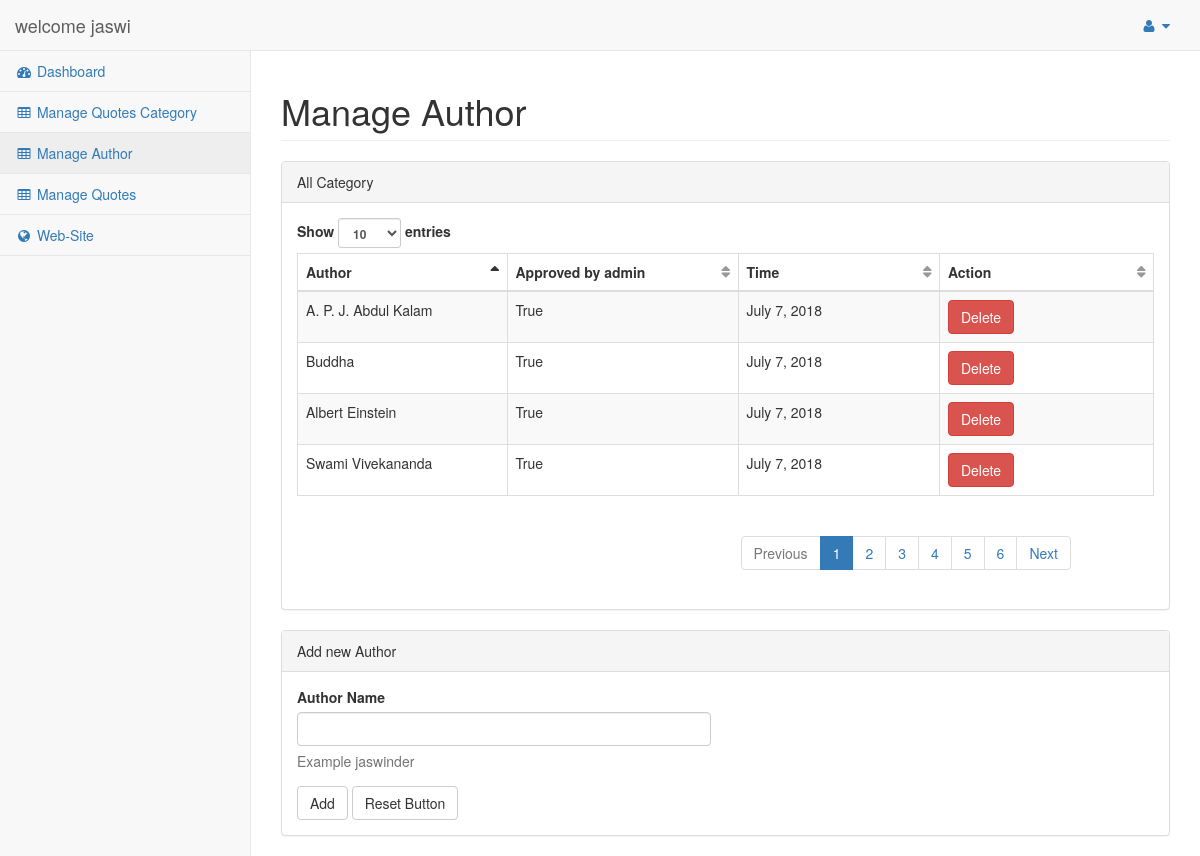
The app's page /user/author/ (signed in) with its own data.
### quotes/models.py (models this page shows)
class author(models.Model):
	name = models.CharField(max_length=30)
	user = models.ForeignKey(settings.AUTH_USER_MODEL, on_delete=models.CASCADE,default=1)
	submitedon = models.DateField(default=datetime.date.today)
	isapproved = models.BooleanField(default=False)
	isdeleted = models.BooleanField(default=False)

### user/views.py (the view, shortened to what this page needs)
# urls.py: path('author/', views.qauthor, name='qauthor'),
def qauthor(request):
	if request.GET.get("delete"):
		author.objects.filter(id=request.GET.get("delete")).update(isdeleted=True)
	get_all_author_by_user = author.objects.filter(user=request.user).filter(isdeleted=False)
	context = {"get_all_author_by_user":get_all_author_by_user}
	return render(request,"user/ManageAuthor.html",context)

### quotes/context_processors.py (called while the page is built)
def categories(request):
	return {
		'categories': category.objects.all()[:3],
		'authors': author.objects.all()[:3]
	}

### user/templates/user/ManageAuthor.html (shortened to what this page needs)
{% extends 'userbase.html' %}
{% block pagecontent %}
<div id="page-wrapper">
    <div class="row">
        <div class="col-lg-12">
            <h1 class="page-header">Manage Author</h1>
        </div>
    </div>
    <div class="row">
        <div class="col-lg-12">
            <div class="panel panel-default">
                <div class="panel-heading">
                    All Category
                </div>
                <div class="panel-body">
                    <div id="dataTables-example_wrapper" class="dataTables_wrapper form-inline dt-bootstrap no-footer"><div class="row"><div class="col-sm-6"><div class="dataTables_length" id="dataTables-example_length"><label>Show <select name="dataTables-example_length" aria-controls="dataTables-example" class="form-control input-sm"><option value="10">10</option><option value="25">25</option><option value="50">50</option><option value="100">100</option></select> entries</label></div></div><div class="col-sm-6"></div></div><div class="row"><div class="col-sm-12"><table class="table table-striped table-bordered table-hover dataTable no-footer dtr-inline" id="dataTables-example" role="grid" aria-describedby="dataTables-example_info" style="width: 100%;" width="100%">
                        <thead>
                            <tr role="row"><th class="sorting_asc" tabindex="0" aria-controls="dataTables-example" rowspan="1" colspan="1" style="width: 277px;" aria-sort="ascending" aria-label="Rendering engine: activate to sort column descending">Author</th><th class="sorting" tabindex="0" aria-controls="dataTables-example" rowspan="1" colspan="1" style="width: 321px;" aria-label="Browser: activate to sort column ascending">Approved by admin</th><th class="sorting" tabindex="0" aria-controls="dataTables-example" rowspan="1" colspan="1" style="width: 293px;" aria-label="Platform(s): activate to sort column ascending">Time</th>
                                <th class="sorting" tabindex="0" aria-controls="dataTables-example" rowspan="1" colspan="1" style="width: 293px;" aria-label="Platform(s): activate to sort column ascending">Action</th></tr>
                        </thead>
                        <tbody>
                          {% if get_all_author_by_user %}
                          {% for author_by_user in get_all_author_by_user %}
                          <tr class="gradeA odd" role="row">
                            <td class="sorting_1">{{author_by_user.name}}</td>
                            <td>{{author_by_user.isapproved}}</td>
                            <td>{{author_by_user.submitedon}}</td>
                            <td><a href="{% url 'qauthor'%}?delete={{author_by_user.id}}" class="btn btn-danger">Delete</a></td>
                        </tr>
                          {% endfor%}
                          {% else %}
                          <tr class="gradeA odd" role="row">
                            <td colspan="4" style="text-align: center;color: red;" class="sorting_1">No Data </td>
                        </tr>
                          {% endif %}
                    </tbody>
                    </table></div></div><div class="row"><div class="col-sm-6"></div><div class="col-sm-6"><div class="dataTables_paginate paging_simple_numbers" id="dataTables-example_paginate"><ul class="pagination"><li class="paginate_button previous disabled" aria-controls="dataTables-example" tabindex="0" id="dataTables-example_previous"><a href="#">Previous</a></li><li class="paginate_button active" aria-controls="dataTables-example" tabindex="0"><a href="#">1</a></li><li class="paginate_button " aria-controls="dataTables-example" tabindex="0"><a href="#">2</a></li><li class="paginate_button " aria-controls="dataTables-example" tabindex="0"><a href="#">3</a></li><li class="paginate_button " aria-controls="dataTables-example" tabindex="0"><a href="#">4</a></li><li class="paginate_button " aria-controls="dataTables-example" tabindex="0"><a href="#">5</a></li><li class="paginate_button " aria-controls="dataTables-example" tabindex="0"><a href="#">6</a></li><li class="paginate_button next" aria-controls="dataTables-example" tabindex="0" id="dataTables-example_next"><a href="#">Next</a></li></ul></div></div></div></div>
                </div>
            </div>
        </div>
        <div class="col-lg-12">
            <div class="panel panel-default">
                <div class="panel-heading">
                    Add new Author
                </div>
                <div class="panel-body">
                    <div class="row">
                        <div class="col-lg-6">
                            <form role="form" action="{% url 'qauthor' %}" method="post">
                                <div class="form-group">
                                    <label>Author Name</label>
                                    <input type="text" name="author" class="form-control">
                                    <p class="help-block">Example jaswinder</p>
                                </div>
                                <button type="submit" class="btn btn-default">Add</button>
                                <button type="reset" class="btn btn-default">Reset Button</button>
                            </form>
                        </div>
                    </div>
                </div>
            </div>
        </div>
    </div>
</div>
</div>
{% endblock %}

### user/templates/userbase.html (shortened to what this page needs)
<!DOCTYPE html>
<html lang="en">
<head>
    <link href="/static/vendor/bootstrap/css/bootstrap.min.css" rel="stylesheet">
    <link href="/static/vendor/metisMenu/metisMenu.min.css" rel="stylesheet">
    <link href="/static/dist/css/sb-admin-2.css" rel="stylesheet">
    <link href="/static/vendor/morrisjs/morris.css" rel="stylesheet">
    <link href="/static/vendor/font-awesome/css/font-awesome.min.css" rel="stylesheet" type="text/css">
</head>
<body>
    <div id="wrapper">
        <nav class="navbar navbar-default navbar-static-top" role="navigation" style="margin-bottom: 0">
            <div class="navbar-header">
                <a class="navbar-brand" href="index.html">welcome {{user.username}}</a>
            </div>
            <ul class="nav navbar-top-links navbar-right" style="float: right;">
                <li class="dropdown">
                    <a class="dropdown-toggle" data-toggle="dropdown" href="#">
                        <i class="fa fa-user fa-fw"></i> <i class="fa fa-caret-down"></i>
                    </a>
                </li>
            </ul>
            <div class="navbar-default sidebar" role="navigation">
                <div class="sidebar-nav navbar-collapse">
                    <ul class="nav" id="side-menu">
                        <li>
                            <a href="{% url 'profile_view'%}"><i class="fa fa-dashboard fa-fw"></i> Dashboard</a>
                        </li>
                        <li>
                            <a href="{% url 'qcategory'%}"><i class="fa fa-table fa-fw"></i> Manage Quotes Category</a>
                        </li>
                        <li>
                            <a href="{% url 'qauthor'%}"><i class="fa fa-table fa-fw"></i> Manage Author</a>
                        </li>
                        <li>
                            <a href="{% url 'qquotes'%}"><i class="fa fa-table fa-fw"></i> Manage Quotes</a>
                        </li>
                        <li>
                            <a href="/"><i class="fa fa-globe fa-fw"></i> Web-Site </a>
                        </li>
                    </ul>
                </div>
            </div>
        </nav>
	{% block pagecontent %}
      {% endblock %}
</body>
</html>
</html>

### records on screen
author: name "A. P. J. Abdul Kalam", isapproved "True", submitedon "July 7, 2018"
author: name "Buddha", isapproved "True", submitedon "July 7, 2018"
author: name "Albert Einstein", isapproved "True", submitedon "July 7, 2018"
author: name "Swami Vivekananda", isapproved "True", submitedon "July 7, 2018"

### other values on screen
{{ user.username }} "jaswi"
